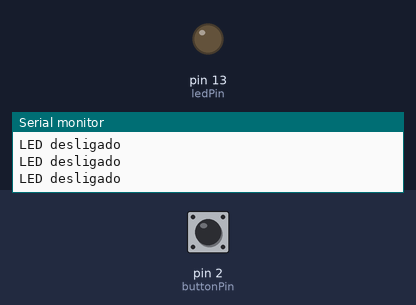
Recording of a sketch running on a simulated Arduino Uno, built with avr-gcc and run on an emulated ATmega328P. On the bench: output pins drawn as LEDs (lit = HIGH), the last lines printed to the serial monitor. Dashed ring = blinking. The test bench sets the inputs (shaded band); at power-on: pin 2 (buttonPin) LOW.

Above: at 1.2 s.
1.3 s: pin 2 (buttonPin) pulled HIGH for 0.15 s
At 1.38 s:
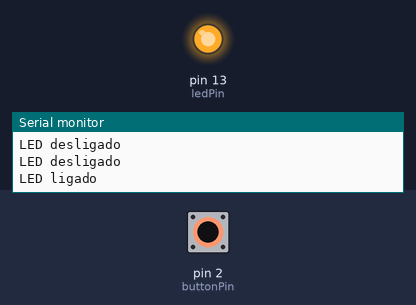
2.9 s: pin 2 (buttonPin) pulled HIGH for 3.2 s
At 7.3 s:
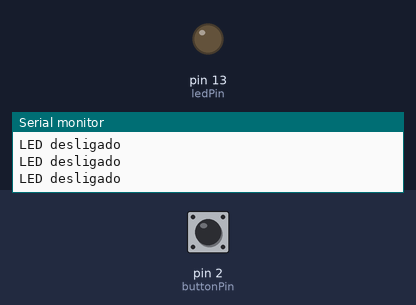
7.6 s: pin 2 (buttonPin) driven HIGH
At 8.9 s:
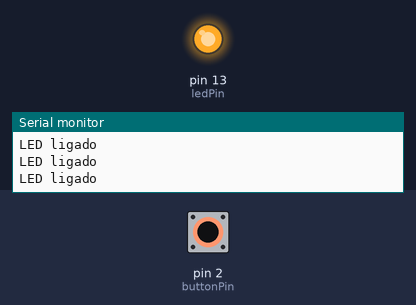
10.6 s: pin 2 (buttonPin) driven LOW
At 11.2 s:
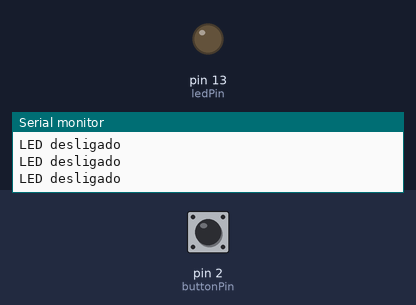
13.6 s: pin 2 (buttonPin) pulsed HIGH 5 times (0.12 s each, 0.3 s apart)
At 13.96 s:
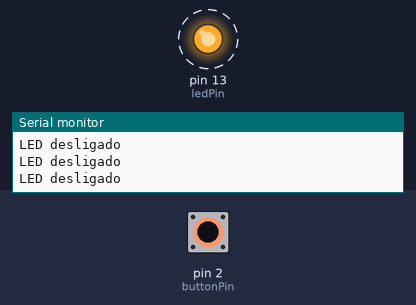
Timing chart, 0 to 16.6 s (numbered marks = the images above; inputs shaded):
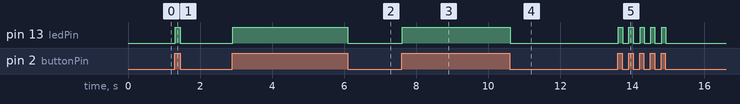

Measured:
- after the input at 1.3 s, pin 13 (ledPin): LOW → HIGH at once, → LOW 0.15 s later
- after the input at 2.9 s, pin 13 (ledPin): LOW → HIGH at once, → LOW 3.2 s later
- after the input at 7.6 s, pin 13 (ledPin): LOW → HIGH at once
- after the input at 10.6 s, pin 13 (ledPin): HIGH → LOW at once
- after the input at 13.6 s, pin 13 (ledPin): alternates HIGH for 0.11 s and LOW for 0.19 s, 10 changes in all, then stays LOW, starting at once

The sketch:

switchCase.ino
```cpp
const int buttonPin = 2;
const int ledPin = 13;

void setup() {
  pinMode(buttonPin, INPUT);
  pinMode(ledPin, OUTPUT);
  Serial.begin(9600);
}

void loop() {
  int buttonState = digitalRead(buttonPin);

  switch (buttonState) {
    case HIGH:
      digitalWrite(ledPin, HIGH);
      Serial.println("LED ligado");
      break;

    case LOW:
      digitalWrite(ledPin, LOW);
      Serial.println("LED desligado");
      break;
  }
}
```
